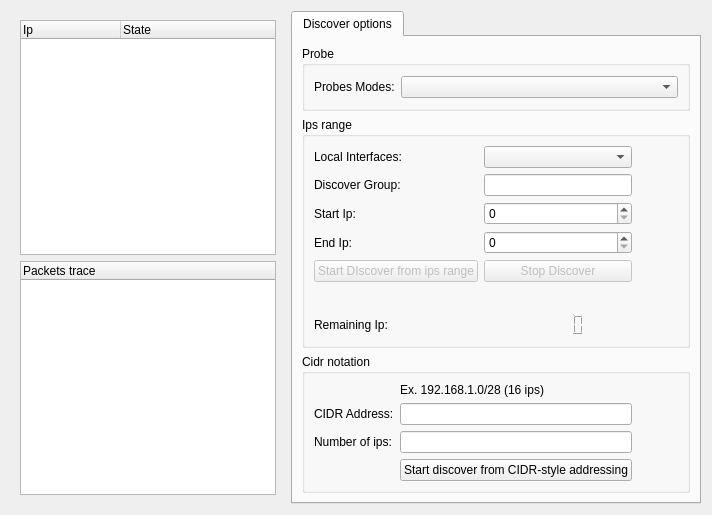
      <widget class="QWidget" name="tabDiscover">
       <attribute name="icon">
        <iconset resource="../../mainwin.qrc">
         <normaloff>:/images/images/document-preview-archive.png</normaloff>:/images/images/document-preview-archive.png</iconset>
       </attribute>
       <attribute name="title">
        <string>Network discover</string>
       </attribute>
       <layout class="QHBoxLayout" name="horizontalLayout_8">
        <item>
         <widget class="QFrame" name="frameDiscoverTree">
          <property name="frameShape">
           <enum>QFrame::NoFrame</enum>
          </property>
          <property name="frameShadow">
           <enum>QFrame::Raised</enum>
          </property>
          <layout class="QVBoxLayout" name="verticalLayout_9">
           <item>
            <widget class="QTreeWidget" name="treeDiscover">
             <property name="alternatingRowColors">
              <bool>true</bool>
             </property>
             <property name="rootIsDecorated">
              <bool>false</bool>
             </property>
             <column>
              <property name="text">
               <string>Ip</string>
              </property>
             </column>
             <column>
              <property name="text">
               <string>State</string>
              </property>
             </column>
            </widget>
           </item>
           <item>
            <widget class="QTreeWidget" name="treeTracePackets">
             <property name="alternatingRowColors">
              <bool>true</bool>
             </property>
             <property name="rootIsDecorated">
              <bool>false</bool>
             </property>
             <column>
              <property name="text">
               <string>Packets trace</string>
              </property>
             </column>
            </widget>
           </item>
          </layout>
         </widget>
        </item>
        <item>
         <widget class="QTabWidget" name="tabRightDiscover">
          <property name="currentIndex">
           <number>0</number>
          </property>
          <widget class="QWidget" name="intervallScan">
           <attribute name="icon">
            <iconset resource="../../mainwin.qrc">
             <normaloff>:/images/images/network_local.png</normaloff>:/images/images/network_local.png</iconset>
           </attribute>
           <attribute name="title">
            <string>Discover options</string>
           </attribute>
           <layout class="QVBoxLayout" name="verticalLayout_11">
            <item>
             <widget class="QGroupBox" name="groupBox_2">
              <property name="title">
               <string>Probe</string>
              </property>
              <layout class="QVBoxLayout" name="verticalLayout_10">
               <item>
                <layout class="QGridLayout" name="gridLayout_3">
                 <item row="0" column="0">
                  <widget class="QLabel" name="labelProbesModes">
                   <property name="sizePolicy">
                    <sizepolicy hsizetype="Fixed" vsizetype="Preferred">
                     <horstretch>0</horstretch>
                     <verstretch>0</verstretch>
                    </sizepolicy>
                   </property>
                   <property name="text">
                    <string>Probes Modes:</string>
                   </property>
                  </widget>
                 </item>
                 <item row="0" column="1">
                  <widget class="QComboBox" name="discoverProbesCombo">
                   <property name="sizePolicy">
                    <sizepolicy hsizetype="Preferred" vsizetype="Fixed">
                     <horstretch>0</horstretch>
                     <verstretch>0</verstretch>
                    </sizepolicy>
                   </property>
                  </widget>
                 </item>
                </layout>
               </item>
              </layout>
             </widget>
            </item>
            <item>
             <widget class="QGroupBox" name="groupBox">
              <property name="title">
               <string>Ips range</string>
              </property>
              <layout class="QHBoxLayout" name="horizontalLayout_9">
               <item>
                <layout class="QGridLayout" name="gridLayout_2">
                 <item row="0" column="1">
                  <widget class="QLabel" name="label">
                   <property name="maximumSize">
                    <size>
                     <width>16777215</width>
                     <height>16777215</height>
                    </size>
                   </property>
                   <property name="text">
                    <string>Local Interfaces:</string>
                   </property>
                  </widget>
                 </item>
                 <item row="2" column="2">
                  <widget class="QLineEdit" name="lineIpDiscover"/>
                 </item>
                 <item row="6" column="2">
                  <widget class="QPushButton" name="stopDiscoverButt">
                   <property name="enabled">
                    <bool>false</bool>
                   </property>
                   <property name="text">
                    <string>Stop Discover</string>
                   </property>
                   <property name="icon">
                    <iconset resource="../../mainwin.qrc">
                     <normaloff>:/images/images/button_cancel.png</normaloff>:/images/images/button_cancel.png</iconset>
                   </property>
                  </widget>
                 </item>
                 <item row="8" column="1">
                  <widget class="QLabel" name="label_12">
                   <property name="layoutDirection">
                    <enum>Qt::LeftToRight</enum>
                   </property>
                   <property name="text">
                    <string>Remaining Ip:</string>
                   </property>
                  </widget>
                 </item>
                 <item row="0" column="3">
                  <widget class="QPushButton" name="reloadComboDiscover">
                   <property name="toolTip">
                    <string extracomment="Reload Interfaces"/>
                   </property>
                   <property name="text">
                    <string/>
                   </property>
                   <property name="icon">
                    <iconset resource="../../mainwin.qrc">
                     <normaloff>:/images/images/reload.png</normaloff>:/images/images/reload.png</iconset>
                   </property>
                   <property name="flat">
                    <bool>true</bool>
                   </property>
                  </widget>
                 </item>
                 <item row="4" column="2">
                  <widget class="QSpinBox" name="spinEndDiscover">
                   <property name="maximum">
                    <number>255</number>
                   </property>
                  </widget>
                 </item>
                 <item row="3" column="1">
                  <widget class="QLabel" name="label_3">
                   <property name="text">
                    <string>Start Ip:</string>
                   </property>
                  </widget>
                 </item>
                 <item row="4" column="1">
                  <widget class="QLabel" name="label_4">
                   <property name="text">
                    <string>End Ip:</string>
                   </property>
                  </widget>
                 </item>
                 <item row="2" column="1">
                  <widget class="QLabel" name="label_2">
                   <property name="text">
                    <string>Discover Group:</string>
                   </property>
                  </widget>
                 </item>
                 <item row="6" column="1">
                  <widget class="QPushButton" name="startDiscoverButt">
                   <property name="enabled">
                    <bool>false</bool>
                   </property>
                   <property name="text">
                    <string>Start DIscover from ips range</string>
                   </property>
                   <property name="icon">
                    <iconset resource="../../mainwin.qrc">
                     <normaloff>:/images/images/document-preview-archive.png</normaloff>:/images/images/document-preview-archive.png</iconset>
                   </property>
                  </widget>
                 </item>
                 <item row="8" column="2">
                  <widget class="QLCDNumber" name="nseNumber">
                   <property name="layoutDirection">
                    <enum>Qt::LeftToRight</enum>
                   </property>
                   <property name="frameShape">
                    <enum>QFrame::NoFrame</enum>
                   </property>
                   <property name="lineWidth">
                    <number>0</number>
                   </property>
                  </widget>
                 </item>
                 <item row="0" column="2">
                  <widget class="QComboBox" name="comboDiscover">
                   <property name="sizePolicy">
                    <sizepolicy hsizetype="Expanding" vsizetype="Fixed">
                     <horstretch>0</horstretch>
                     <verstretch>0</verstretch>
                    </sizepolicy>
                   </property>
                   <property name="minimumSize">
                    <size>
                     <width>0</width>
                     <height>0</height>
                    </size>
                   </property>
                  </widget>
                 </item>
                 <item row="3" column="2">
                  <widget class="QSpinBox" name="spinBeginDiscover">
                   <property name="maximum">
                    <number>255</number>
                   </property>
                  </widget>
                 </item>
                 <item row="7" column="2">
                  <spacer name="verticalSpacer_3">
                   <property name="orientation">
                    <enum>Qt::Vertical</enum>
                   </property>
                   <property name="sizeType">
                    <enum>QSizePolicy::Fixed</enum>
                   </property>
                   <property name="sizeHint" stdset="0">
                    <size>
                     <width>20</width>
                     <height>25</height>
                    </size>
                   </property>
                  </spacer>
                 </item>
                </layout>
               </item>
              </layout>
             </widget>
            </item>
            <item>
             <widget class="QGroupBox" name="groupBox_3">
              <property name="title">
               <string>Cidr notation</string>
              </property>
              <layout class="QVBoxLayout" name="verticalLayout_12">
               <item>
                <layout class="QGridLayout" name="gridLayout_5">
                 <item row="1" column="0">
                  <widget class="QLabel" name="label_5">
                   <property name="text">
                    <string>CIDR Address:</string>
                   </property>
                  </widget>
                 </item>
                 <item row="1" column="1">
                  <widget class="QLineEdit" name="lineCidr"/>
                 </item>
                 <item row="1" column="2">
                  <widget class="QPushButton" name="calculateAddressButton">
                   <property name="toolTip">
                    <string>Estimate number of ip to ping</string>
                   </property>
                   <property name="text">
                    <string/>
                   </property>
                   <property name="icon">
                    <iconset resource="../../mainwin.qrc">
                     <normaloff>:/images/images/messagebox_info.png</normaloff>:/images/images/messagebox_info.png</iconset>
                   </property>
                   <property name="flat">
                    <bool>true</bool>
                   </property>
                  </widget>
                 </item>
                 <item row="3" column="1">
                  <widget class="QPushButton" name="cidrButton">
                   <property name="text">
                    <string>Start discover from CIDR-style addressing</string>
                   </property>
                   <property name="icon">
                    <iconset resource="../../mainwin.qrc">
                     <normaloff>:/images/images/document-preview-archive.png</normaloff>:/images/images/document-preview-archive.png</iconset>
                   </property>
                  </widget>
                 </item>
                 <item row="2" column="0">
                  <widget class="QLabel" name="label_6">
                   <property name="text">
                    <string>Number of ips:</string>
                   </property>
                  </widget>
                 </item>
                 <item row="2" column="1">
                  <widget class="QLineEdit" name="lineAddressNumber">
                   <property name="readOnly">
                    <bool>true</bool>
                   </property>
                  </widget>
                 </item>
                 <item row="0" column="1">
                  <widget class="QLabel" name="label_7">
                   <property name="statusTip">
                    <string/>
                   </property>
                   <property name="text">
                    <string>Ex. 192.168.1.0/28 (16 ips)</string>
                   </property>
                  </widget>
                 </item>
                </layout>
               </item>
              </layout>
             </widget>
            </item>
           </layout>
          </widget>
         </widget>
        </item>
       </layout>
      </widget>
